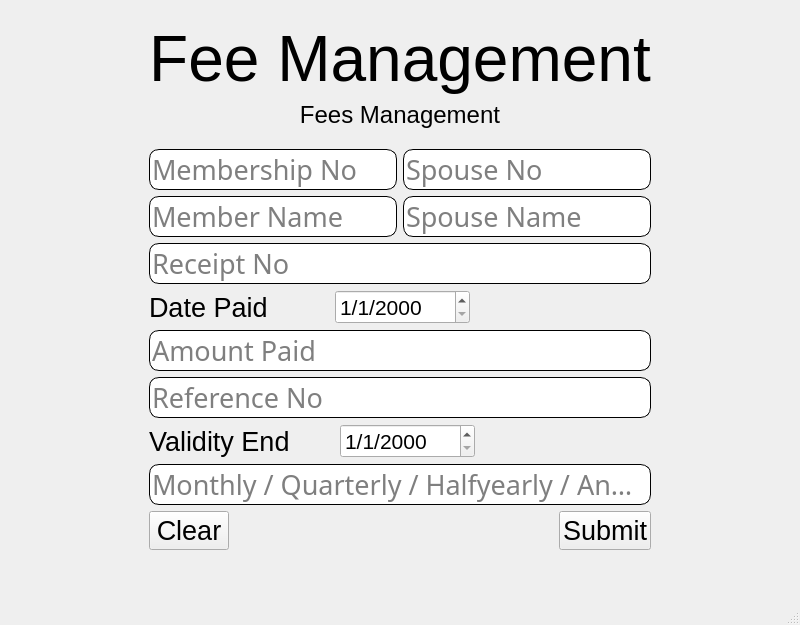
<?xml version="1.0" encoding="UTF-8"?>
<ui version="4.0">
 <class>MainWindow</class>
 <widget class="QMainWindow" name="MainWindow">
  <property name="geometry">
   <rect>
    <x>0</x>
    <y>0</y>
    <width>800</width>
    <height>625</height>
   </rect>
  </property>
  <property name="windowTitle">
   <string>Fee Management</string>
  </property>
  <widget class="QWidget" name="centralwidget">
   <layout class="QHBoxLayout" name="horizontalLayout_2">
    <item>
     <spacer name="horizontalSpacer">
      <property name="orientation">
       <enum>Qt::Horizontal</enum>
      </property>
      <property name="sizeHint" stdset="0">
       <size>
        <width>40</width>
        <height>20</height>
       </size>
      </property>
     </spacer>
    </item>
    <item>
     <layout class="QHBoxLayout" name="horizontalLayout">
      <item>
       <layout class="QVBoxLayout" name="verticalLayout">
        <item>
         <spacer name="verticalSpacer_3">
          <property name="orientation">
           <enum>Qt::Vertical</enum>
          </property>
          <property name="sizeHint" stdset="0">
           <size>
            <width>20</width>
            <height>40</height>
           </size>
          </property>
         </spacer>
        </item>
        <item>
         <widget class="QLabel" name="lblLogo">
          <property name="font">
           <font>
            <pointsize>48</pointsize>
           </font>
          </property>
          <property name="text">
           <string>Fee Management</string>
          </property>
          <property name="alignment">
           <set>Qt::AlignCenter</set>
          </property>
         </widget>
        </item>
        <item>
         <widget class="QLabel" name="label">
          <property name="font">
           <font>
            <pointsize>18</pointsize>
           </font>
          </property>
          <property name="text">
           <string>Fees Management</string>
          </property>
          <property name="alignment">
           <set>Qt::AlignCenter</set>
          </property>
         </widget>
        </item>
        <item>
         <spacer name="verticalSpacer">
          <property name="orientation">
           <enum>Qt::Vertical</enum>
          </property>
          <property name="sizeHint" stdset="0">
           <size>
            <width>20</width>
            <height>40</height>
           </size>
          </property>
         </spacer>
        </item>
        <item>
         <layout class="QHBoxLayout" name="horizontalLayout_6">
          <item>
           <widget class="QLineEdit" name="lnEdtMembershipNo">
            <property name="styleSheet">
             <string notr="true">QLineEdit {
                border-radius: 10px;
                background-clip: border;
                background-color: rgb(255, 255,255);
                font: 20pt Vazir;
                border:1px solid;
            }</string>
            </property>
            <property name="placeholderText">
             <string>Membership No</string>
            </property>
           </widget>
          </item>
          <item>
           <widget class="QLineEdit" name="lnEdtSpouseNo">
            <property name="enabled">
             <bool>true</bool>
            </property>
            <property name="styleSheet">
             <string notr="true">QLineEdit {
                border-radius: 10px;
                background-clip: border;
                background-color: rgb(255, 255,255);
                font: 20pt Vazir;
                border:1px solid;
            }</string>
            </property>
            <property name="placeholderText">
             <string>Spouse No</string>
            </property>
           </widget>
          </item>
         </layout>
        </item>
        <item>
         <layout class="QHBoxLayout" name="horizontalLayout_9">
          <item>
           <widget class="QLineEdit" name="lnEdtName">
            <property name="styleSheet">
             <string notr="true">QLineEdit {
                border-radius: 10px;
                background-clip: border;
                background-color: rgb(255, 255,255);
                font: 20pt Vazir;
                border:1px solid;
            }</string>
            </property>
            <property name="placeholderText">
             <string>Member Name</string>
            </property>
           </widget>
          </item>
          <item>
           <widget class="QLineEdit" name="lnEdtSpouseName">
            <property name="enabled">
             <bool>false</bool>
            </property>
            <property name="styleSheet">
             <string notr="true">QLineEdit {
                border-radius: 10px;
                background-clip: border;
                background-color: rgb(255, 255,255);
                font: 20pt Vazir;
                border:1px solid;
            }</string>
            </property>
            <property name="placeholderText">
             <string>Spouse Name</string>
            </property>
           </widget>
          </item>
         </layout>
        </item>
        <item>
         <widget class="QLineEdit" name="lnEdtReceiptNo">
          <property name="styleSheet">
           <string notr="true">QLineEdit {
                border-radius: 10px;
                background-clip: border;
                background-color: rgb(255, 255,255);
                font: 20pt Vazir;
                border:1px solid;
            }</string>
          </property>
          <property name="placeholderText">
           <string>Receipt No</string>
          </property>
         </widget>
        </item>
        <item>
         <layout class="QHBoxLayout" name="horizontalLayout_4">
          <item>
           <widget class="QLabel" name="label_3">
            <property name="font">
             <font>
              <pointsize>20</pointsize>
             </font>
            </property>
            <property name="text">
             <string>Date Paid</string>
            </property>
           </widget>
          </item>
          <item>
           <spacer name="horizontalSpacer_3">
            <property name="orientation">
             <enum>Qt::Horizontal</enum>
            </property>
            <property name="sizeHint" stdset="0">
             <size>
              <width>40</width>
              <height>20</height>
             </size>
            </property>
           </spacer>
          </item>
          <item>
           <widget class="QDateEdit" name="dtEdtPayDate">
            <property name="font">
             <font>
              <pointsize>16</pointsize>
             </font>
            </property>
            <property name="displayFormat">
             <string>d/M/yyyy</string>
            </property>
           </widget>
          </item>
          <item>
           <spacer name="horizontalSpacer_9">
            <property name="orientation">
             <enum>Qt::Horizontal</enum>
            </property>
            <property name="sizeHint" stdset="0">
             <size>
              <width>40</width>
              <height>20</height>
             </size>
            </property>
           </spacer>
          </item>
          <item>
           <spacer name="horizontalSpacer_7">
            <property name="orientation">
             <enum>Qt::Horizontal</enum>
            </property>
            <property name="sizeHint" stdset="0">
             <size>
              <width>40</width>
              <height>20</height>
             </size>
            </property>
           </spacer>
          </item>
          <item>
           <spacer name="horizontalSpacer_4">
            <property name="orientation">
             <enum>Qt::Horizontal</enum>
            </property>
            <property name="sizeHint" stdset="0">
             <size>
              <width>40</width>
              <height>20</height>
             </size>
            </property>
           </spacer>
          </item>
         </layout>
        </item>
        <item>
         <widget class="QLineEdit" name="lnEdtAmtPaid">
          <property name="styleSheet">
           <string notr="true">QLineEdit {
                border-radius: 10px;
                background-clip: border;
                background-color: rgb(255, 255,255);
                font: 20pt Vazir;
                border:1px solid;
            }</string>
          </property>
          <property name="placeholderText">
           <string>Amount Paid</string>
          </property>
         </widget>
        </item>
        <item>
         <widget class="QLineEdit" name="lnEdtRefNo">
          <property name="styleSheet">
           <string notr="true">QLineEdit {
                border-radius: 10px;
                background-clip: border;
                background-color: rgb(255, 255,255);
                font: 20pt Vazir;
                border:1px solid;
            }</string>
          </property>
          <property name="placeholderText">
           <string>Reference No</string>
          </property>
         </widget>
        </item>
        <item>
         <layout class="QHBoxLayout" name="horizontalLayout_5">
          <item>
           <widget class="QLabel" name="label_4">
            <property name="font">
             <font>
              <pointsize>20</pointsize>
             </font>
            </property>
            <property name="text">
             <string>Validity End</string>
            </property>
           </widget>
          </item>
          <item>
           <spacer name="horizontalSpacer_6">
            <property name="orientation">
             <enum>Qt::Horizontal</enum>
            </property>
            <property name="sizeHint" stdset="0">
             <size>
              <width>40</width>
              <height>20</height>
             </size>
            </property>
           </spacer>
          </item>
          <item>
           <widget class="QDateEdit" name="dtEdtValidity">
            <property name="font">
             <font>
              <pointsize>16</pointsize>
             </font>
            </property>
            <property name="displayFormat">
             <string>d/M/yyyy</string>
            </property>
           </widget>
          </item>
          <item>
           <spacer name="horizontalSpacer_11">
            <property name="orientation">
             <enum>Qt::Horizontal</enum>
            </property>
            <property name="sizeHint" stdset="0">
             <size>
              <width>40</width>
              <height>20</height>
             </size>
            </property>
           </spacer>
          </item>
          <item>
           <spacer name="horizontalSpacer_10">
            <property name="orientation">
             <enum>Qt::Horizontal</enum>
            </property>
            <property name="sizeHint" stdset="0">
             <size>
              <width>40</width>
              <height>20</height>
             </size>
            </property>
           </spacer>
          </item>
          <item>
           <spacer name="horizontalSpacer_5">
            <property name="orientation">
             <enum>Qt::Horizontal</enum>
            </property>
            <property name="sizeHint" stdset="0">
             <size>
              <width>40</width>
              <height>20</height>
             </size>
            </property>
           </spacer>
          </item>
          <item>
           <spacer name="horizontalSpacer_8">
            <property name="orientation">
             <enum>Qt::Horizontal</enum>
            </property>
            <property name="sizeHint" stdset="0">
             <size>
              <width>40</width>
              <height>20</height>
             </size>
            </property>
           </spacer>
          </item>
         </layout>
        </item>
        <item>
         <widget class="QLineEdit" name="lnEdtPackage">
          <property name="styleSheet">
           <string notr="true">QLineEdit {
                border-radius: 10px;
                background-clip: border;
                background-color: rgb(255, 255,255);
                font: 20pt Vazir;
                border:1px solid;
            }</string>
          </property>
          <property name="placeholderText">
           <string>Monthly / Quarterly / Halfyearly / Annual</string>
          </property>
         </widget>
        </item>
        <item>
         <layout class="QHBoxLayout" name="horizontalLayout_7">
          <item>
           <widget class="QPushButton" name="btnClear">
            <property name="font">
             <font>
              <pointsize>20</pointsize>
             </font>
            </property>
            <property name="text">
             <string>Clear</string>
            </property>
           </widget>
          </item>
          <item>
           <spacer name="horizontalSpacer_12">
            <property name="orientation">
             <enum>Qt::Horizontal</enum>
            </property>
            <property name="sizeHint" stdset="0">
             <size>
              <width>40</width>
              <height>20</height>
             </size>
            </property>
           </spacer>
          </item>
          <item>
           <widget class="QPushButton" name="btnSubmit">
            <property name="font">
             <font>
              <pointsize>20</pointsize>
             </font>
            </property>
            <property name="text">
             <string>Submit</string>
            </property>
           </widget>
          </item>
         </layout>
        </item>
        <item>
         <spacer name="verticalSpacer_2">
          <property name="orientation">
           <enum>Qt::Vertical</enum>
          </property>
          <property name="sizeHint" stdset="0">
           <size>
            <width>20</width>
            <height>40</height>
           </size>
          </property>
         </spacer>
        </item>
        <item>
         <widget class="QLabel" name="lblStatus">
          <property name="font">
           <font>
            <pointsize>16</pointsize>
           </font>
          </property>
          <property name="text">
           <string/>
          </property>
         </widget>
        </item>
       </layout>
      </item>
     </layout>
    </item>
    <item>
     <layout class="QHBoxLayout" name="horizontalLayout_8"/>
    </item>
    <item>
     <spacer name="horizontalSpacer_2">
      <property name="orientation">
       <enum>Qt::Horizontal</enum>
      </property>
      <property name="sizeHint" stdset="0">
       <size>
        <width>40</width>
        <height>20</height>
       </size>
      </property>
     </spacer>
    </item>
   </layout>
  </widget>
  <widget class="QMenuBar" name="menubar">
   <property name="geometry">
    <rect>
     <x>0</x>
     <y>0</y>
     <width>800</width>
     <height>22</height>
    </rect>
   </property>
  </widget>
  <widget class="QStatusBar" name="statusbar"/>
 </widget>
 <resources/>
 <connections/>
</ui>
